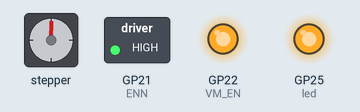
Bench run of a program on a simulated Raspberry Pi Pico running MicroPython. Shown: stepper motor, switched loads named in the program (green lamp = pin HIGH), output pins drawn as LEDs (lit = HIGH). The stepper is drawn at 200 steps a turn; pins used as bus, display or sensor lines are not drawn; what the program prints to the serial console is not drawn.

Above: at 0.1 s.
Timing chart, 0 to 1.6 s (numbered marks = the images above):
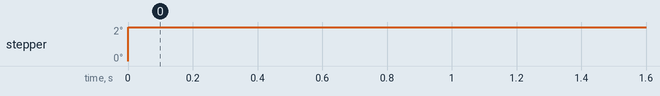

The program:

main_2705.py
```python
# Raspberry pico specific function library calls
from machine import Pin
from machine import Pin, PWM
from machine import Pin, UART
from time import sleep

#--------------------------------------------
# Pin configuration and initial value setting
#--------------------------------------------
led = Pin("LED", Pin.OUT, value=1)      # RPI pico LED (toggles per direction change
VM_EN = Pin(22, Pin.OUT, value=1)       # Main motor Voltage, initial state OFF, value: '0'=ON '1'=OFF
VVCCIO_EN = Pin(10, Pin.OUT, value=0)   # IO motor voltage, initial state OFF, value: '1'=ON '0'=OFF
INT_STEP = Pin(16, Pin.OUT, value=0)    # Motor step pin,  initial state '0', pulse signal
INT_DIR = Pin(17, Pin.OUT, value=0)     # Motor direction pin,  initial state '0', value: '0'=CCW '1'=CW
MS2 = Pin(19, Pin.OUT, value=0)         # Motor stepsize select pin,  initial state '0'
MS1 = Pin(20, Pin.OUT, value=0)         # Motor direction pin,  initial state '0'
ENN = Pin(21, Pin.OUT, value=1)         # Motor enable pin,  initial state OFF, value: '1'=OFF '0'=ON

#-----------------------------------------------
# Step: slower/faster -> increase/decrease delay
#-----------------------------------------------
def step(delay_us=800):
    print("Send one step pulse")
    INT_STEP.value(1)
    sleep(delay_us)
    INT_STEP.value(0)
    sleep(delay_us)

# ---- Test loop ----
while True:
    print("Forward")
    INT_DIR.value(1)

    for i in range(200):   # 200 steps (~1 revolution for 1.8° motor)
        step()

    led.toggle()
    sleep(1)

    print("Reverse")
    INT_DIR.value(0)

    for i in range(200):
        step()

    led.toggle()
    sleep(1)


# Set up PWM Pin
#pulse = machine.Pin(19)
#Pulse_pwm = machine.PWM(pulse)


# Small test program controlling exact pulse timing for motor tuning
#Pulse_pwm.freq(700) # 12kHz
#Duty_Cycle = round(65535 * 0.50) # 50% duty cycle
#Pulse_pwm.duty_u16(Duty_Cycle)

#x = input("Hit enter to end")
#Pulse_pwm.duty_u16(1)
#led.toggle()

#for i in range (2000): # number of repeating pulse train cycles, every cycle direction is changed

    #sleep(2)
    # CALCULATION 1 REVOLUTION
    # Motor = 1,8deg/step - 200 steps per rev pulses w timing according to sleep (ms)
    # Gear ration = 15 rev motor per 47 rev RF joint
    # Microstep ratio = 200 full steps x M = setting DT320, for example: 4000 microsteps = 20 x 200 steps per rev
    # value r = microstep setting 4000, gear ratio 47/15, 1,8deg per step = 20 x 200 x 47/15 = 12533 (rounded)
    # CALCULATION RPM
    # 1 step (pulse) = 4 (t) ms period so 1 revolution (Rt) = 12533 (r) x 4(t) ms = 50132 ms
    # RPM = Rt /(60*1000) = 0,8355 RPM
    #
    #or i in range(12500):
    #for i in range(131072):
        #pulse.value(1)
        #sleep(0.0001)
        #sleep(0.001)
        #pulse.value(0)
        #sleep(0.0001)
        #sleep(0.001)


#sleep(0.01)
    #dir.toggle()
```
